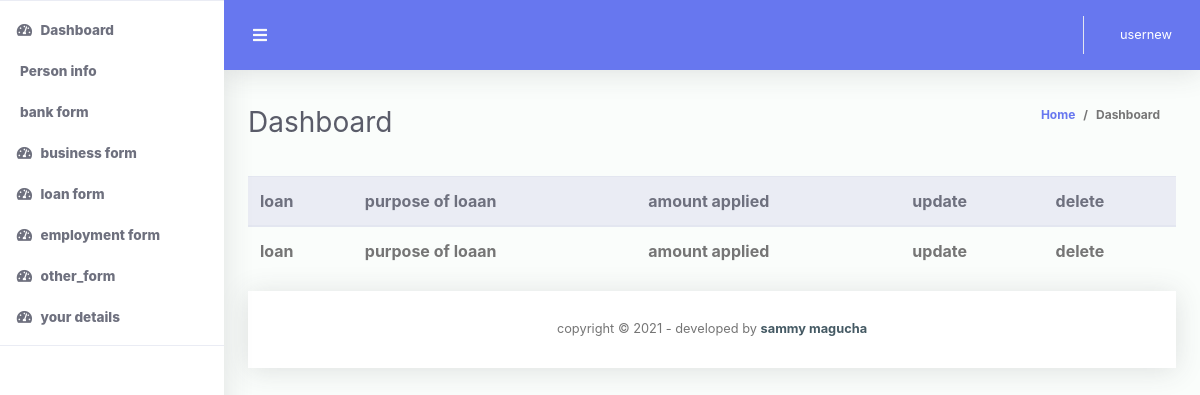
/loandetails (signed in), run on an earlier commit of the app's database.
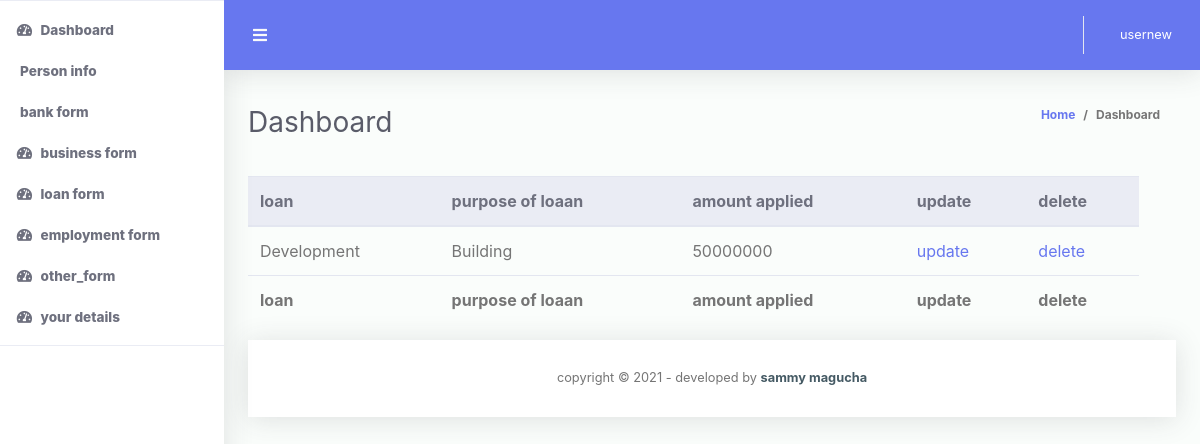
And on a later commit of the database.
### codechallenege/models.py (models this page shows)
class LoanType(models.Model):
	Normal = 'normal'
	Development = 'Development'
	Emergency = 'Emergency'
	school_fee = 'school fee'
	typeloan =(
		(Normal ,'normal'),
		(Development , 'Development'),
		(Development ,'Development'),
		(school_fee , 'school fee'),
		)
	loan = models.CharField(max_length =16, choices = typeloan)
	Purposeofloan=models.TextField(validators= [onlyletters])
	amountapplied = models.PositiveIntegerField()
	bio = models.ForeignKey(User, on_delete=models.CASCADE)

### codechallenege/decorators.py (the view)
		def wrapper_func(request, *args, **kwargs):
			group = None
			if request.user.groups.exists():
				group = request.user.groups.all()[0].name
			if group in allowed_roles:
				return view_func(request, *args, **kwargs)
			else:
				return HttpResponse('you are not authorized')

### codechallenege/templatetags/custom_tags.py (called while the page is built)
@register.filter(name='has_group')
def has_group(user, group_name):
    group = Group.objects.filter(name=group_name)
    if group:
        group = group.first()
        return group in user.groups.all()
    else:
        return False

### codechallenege/views.py (called while the page is built)
@login_required(login_url='/accounts/login/')
@allowed_users(allowed_roles=['admin','clientuser'])
def loantypedetails(request):
	clientsbank = LoanType.objects.all()
	context = {
		'title': 'bank details',
		'users': clientsbank
	}
	return render(request, 'codechallenege/loandetails.html', context)

### codechallenege/templates/codechallenege/loandetails.html (shortened to what this page needs)
{%extends 'codechallenege/base.html'%}
{%block content%}
 <table class="table align-items-center table-flush table-hover" id="dataTableHover">
                    <thead class="thead-light">
                      <tr>
                        <th>
                          loan
                        </th>
                        <th>
                          purpose of loaan
                        </th>
                        <th>
                          amount applied
                        </th>
                        <th>
                          update
                        </th>
                        <th>
                          delete
                        </th>
                      </tr>
                      <tfoot>
                         <tr>
                        <th>
                          loan
                        </th>
                        <th>
                          purpose of loaan
                        </th>
                        <th>
                          amount applied
                        </th>
                        <th>
                          update
                        </th>
                        <th>
                          delete
                        </th>
                      </tfoot>
   {%for user in users%}
   <tr>
       <td>{{user.loan}}</td>
       <td>{{user.Purposeofloan}}</td>
       <td>{{user.amountapplied}}</td>
       <td><a href="{% url 'update_loan' user.id %}">update</a></td>
       <td><a href="{% url 'delete_loan' user.id %}">delete</a></td>
       <td></td>
   </tr>
   {%endfor%}
 </table>
{%endblock%}

What changed in the data, as far as the page shows it:
added LoanType: loan "Development", Purposeofloan "Building", amountapplied "50000000"
